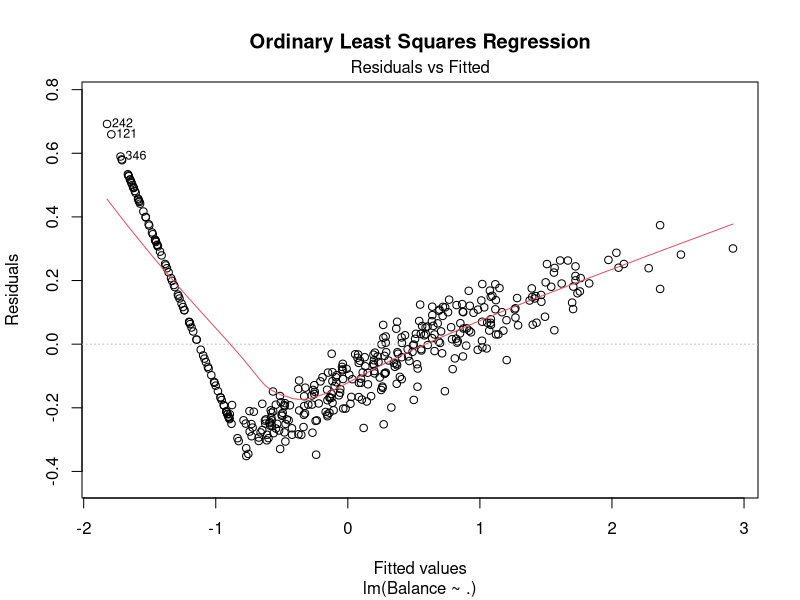
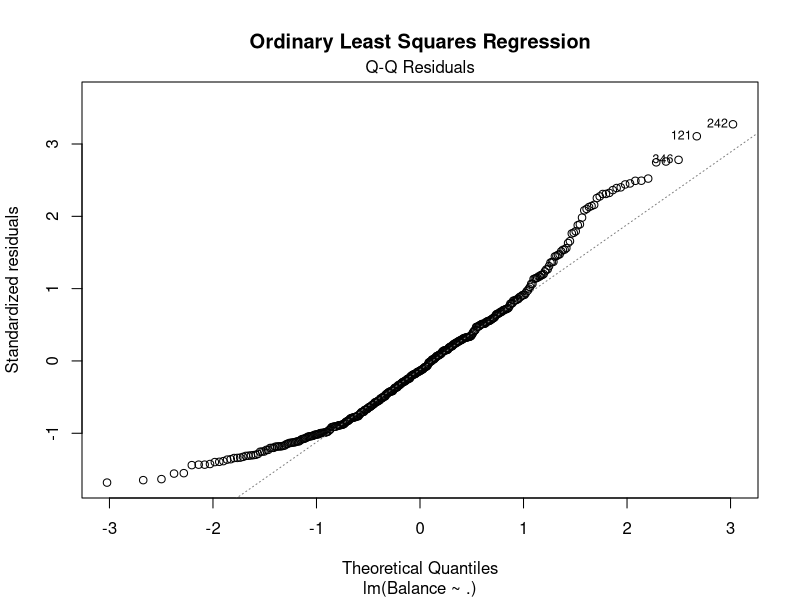

The R script that drew these images, in order:
# Set seed to project default
set.seed(123)

# Load scaled credit data
scaled <- read.csv('data/scaled-credit.csv', header = T)
scaled$X <- NULL

# Applying regression model
ols.fit <- lm(formula = Balance ~ ., data = scaled)
ols.sum <- summary(ols.fit)

# Saving fitted models
save(ols.fit, ols.sum, file = "data/ols-results.Rdata")

# Generate plots (residual, normal qq)
png("images/ols-residuals.png")
plot(ols.fit, which = 1, main = "Ordinary Least Squares Regression")
dev.off()
png("images/ols-normalqq.png")
plot(ols.fit, which = 2, main = "Ordinary Least Squares Regression")
dev.off()